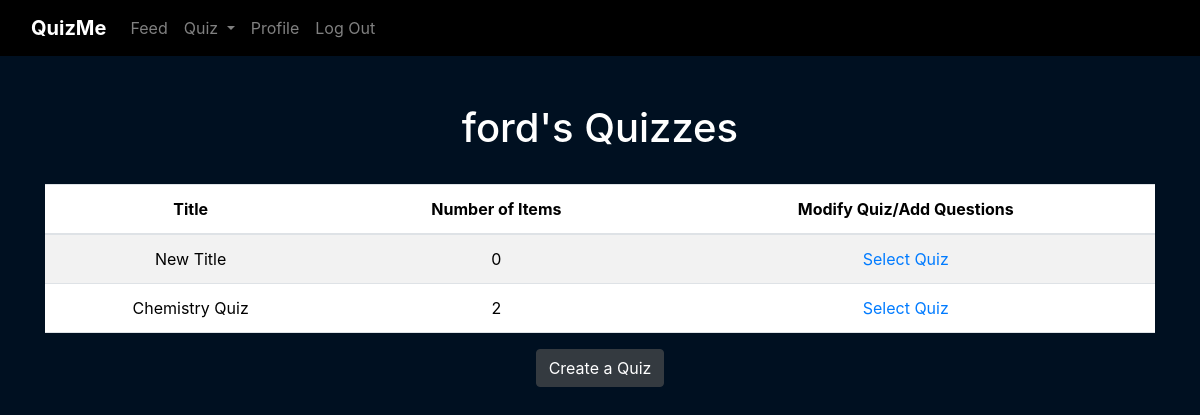
The app's page /quiz/ (signed in), older data.
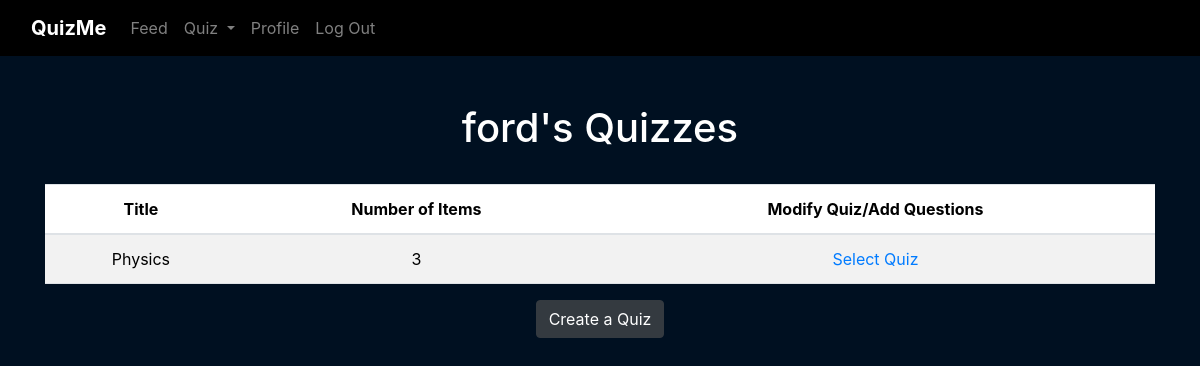
The same page, newer data.
### web_app/models.py (models this page shows)
class User(db.Model, UserMixin):
    __tablename__ = 'users'
    id = db.Column(db.Integer, primary_key=True)
    username = db.Column(db.String(50), nullable=False, unique=True)
    password = db.Column(db.String(500), nullable=False)
    quizzes = db.relationship('Quiz', cascade="all, delete-orphan", backref="user")

class Quiz(db.Model):
    __tablename__ = 'quizzes'
    id = db.Column(db.Integer, primary_key=True)
    title = db.Column(db.String(30), nullable=False)
    instructions = db.Column(db.String(1000))
    total_items = db.Column(db.Integer)
    user_id = db.Column(db.Integer, db.ForeignKey('users.id'))
    items = db.relationship('Item', cascade="all, delete-orphan", backref="quiz")

### web_app/blueprints/quiz/routes.py (the view)
@quiz.route('/')
@login_required
def index():
    quizzes = current_user.quizzes
    return render_template('quiz/index.html', quizzes=quizzes)

### web_app/blueprints/quiz/templates/quiz/index.html (shortened to what this page needs)
{% extends "base.html" %}
{% block content %}
    <h1>{{ current_user.username }}'s Quizzes</h1>
    <br>
    <table class="table table-striped">
        <thead>
            <tr>
              <th>Title</th>
              <th>Number of Items</th>
              <th>Modify Quiz/Add Questions</th>
            </tr>
        </thead>
        <tbody>
            {% for quiz in quizzes %}
            <tr>
                <td>{{ quiz.title }}</td>
                <td>{{ quiz.total_items }}</td>
                <td>
                    <a href="{{ url_for('quiz.modify_quiz', quiz_id=quiz.id, quiz_title=quiz.title) }}">Select Quiz</a>
                </td>
            </tr>
            {% endfor %}
        </tbody>
    </table>
    <a href="{{ url_for('quiz.create')}}">
        <button type="button" class="btn btn-dark">Create a Quiz</button>
    </a>
{% endblock %}

### web_app/templates/base.html (shortened to what this page needs)
<!DOCTYPE html>
<html lang="en">
    <head>
        <link href="https://cdn.jsdelivr.net/npm/bootstrap@5.3.3/dist/css/bootstrap.min.css" rel="stylesheet">
        <link rel="stylesheet" href="https://stackpath.bootstrapcdn.com/bootstrap/4.4.1/css/bootstrap.min.css"/>
        <link rel="stylesheet" href="https://stackpath.bootstrapcdn.com/font-awesome/4.7.0/css/font-awesome.min.css"/>
        <link rel="stylesheet" href="{{ url_for('static', filename='css/style.css') }}">
    </head>
    <body>
        <nav class="navbar navbar-expand-lg navbar-dark">
            <div class="container-fluid">
                <a class="navbar-brand" href="#">QuizMe</a>
                <div class="collapse navbar-collapse" id="navbarNav">
                    <ul class="navbar-nav">
                        {% if not current_user.is_authenticated %}
                            <li class="nav-item">
                                <a class="nav-link" href="{{ url_for('auth.index')}}">Home</a>
                            </li>
                            <li class="nav-item">
                                <a class="nav-link" href="{{ url_for('auth.login')}}">Log In</a>
                            </li>
                            <li class="nav-item">
                                <a class="nav-link" href="{{ url_for('auth.signup')}}">Sign Up</a>
                            </li>
                        {% else %}
                            <li class="nav-item">
                                <a class="nav-link" href="{{ url_for('feed.index')}}">Feed</a>
                            </li>
                            <li class="nav-item dropdown">
                                <a class="nav-link dropdown-toggle" href="#" role="button" data-bs-toggle="dropdown" aria-expanded="false">
                                  Quiz
                                </a>
                              </li>
                            <li class="nav-item">
                                <a class="nav-link" href="{{ url_for('profile.index')}}">Profile</a>
                            </li>
                            <li class="nav-item">
                                <a class="nav-link" href="{{ url_for('auth.logout')}}">Log Out</a>
                            </li>
                        {% endif %}
                    </ul>
                </div>
            </div>
        </nav>
        <main class="container py-5 text-center">
            {% block content %}
            {% endblock %}
        </main>
    </body>
</html>

### web_app/static/css/style.css (style rules this page uses)
.navbar, .dropdown-menu { background-color: black; }
.nav-link { color: gray; }
.navbar-brand, .dropdown-item { color: white; }
.navbar-brand { font-weight: bold; color:white; }
body { background-color: #001021; color: white; }

Row changes from the older to the newer data that the page shows:
removed Quiz: title "Chemistry Quiz", total_items "2"
changed Quiz: title "New Title" → "Physics"; total_items "0" → "3"
